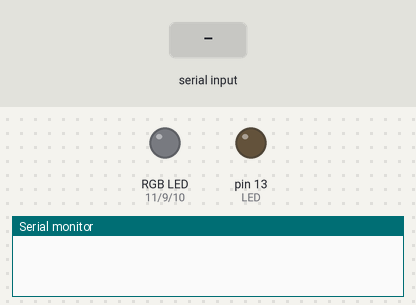
Recording of a sketch running on a simulated Arduino Uno, built with avr-gcc and run on an emulated ATmega328P. On the bench: an RGB LED mixed from three pins (HIGH = lit), output pins drawn as LEDs (lit = HIGH), the last lines printed to the serial monitor. The test bench sets the inputs (shaded band).

Above: at 1.2 s.
1.3 s: "1" received over Serial
At 2.5 s:
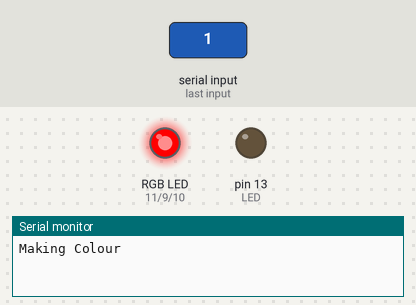
2.8 s: "2" received over Serial
At 3.6 s:
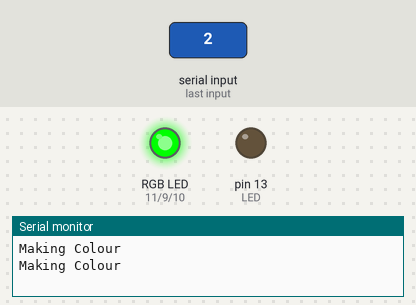
4.3 s: "3" received over Serial
At 4.8 s:
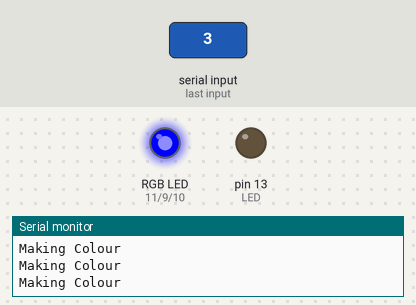
5.8 s: "5" received over Serial
At 7.0 s:
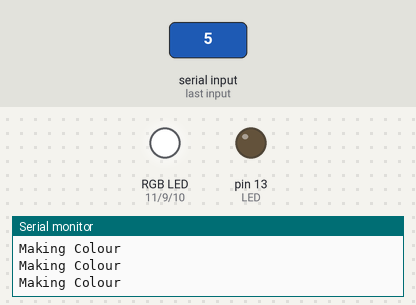
7.3 s: "4" received over Serial
At 8.2 s:
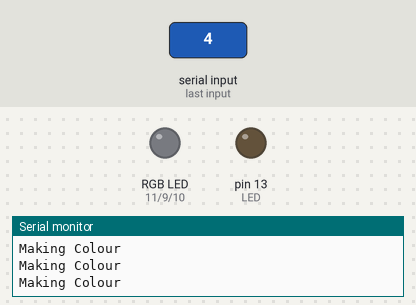
Timing chart, 0 to 9.8 s (numbered marks = the images above; inputs shaded):
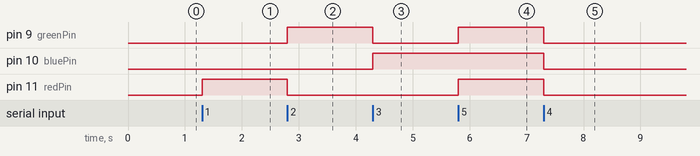

Measured:
- after the input at 1.3 s, pin 11 (redPin): LOW → HIGH at once
- after the input at 2.8 s, pin 9 (greenPin): LOW → HIGH at once; pin 11 (redPin): HIGH → LOW at once
- after the input at 4.3 s, pin 9 (greenPin): HIGH → LOW at once; pin 10 (bluePin): LOW → HIGH at once
- after the input at 5.8 s, pin 9 (greenPin), pin 11 (redPin): LOW → HIGH at once
- after the input at 7.3 s, pin 9 (greenPin), pin 10 (bluePin), pin 11 (redPin): HIGH → LOW at once

The sketch:

thunkduinoRGB_v2.ino
```cpp
//variable for Serial input
int input = 0;

//Pins for LEDs
const int LED = 13;
const int redPin = 11;
const int greenPin = 9;
const int bluePin = 10;

void setup() {
  //Start the serial monitor at 9600 baud
  Serial.begin(9600);

  //Declare the LEDs to be outputs
  pinMode(LED, OUTPUT);
  pinMode(redPin, OUTPUT);
  pinMode(greenPin, OUTPUT);
  pinMode(bluePin, OUTPUT);
}

void loop() {
  //check if there's incoming data,
  if(Serial.available() > 0){
    //if so, then read the incoming data.
    input = Serial.read();

    //make different colours depending on the input value
    if(input == '1'){
      make_colour(255,0,0);
    }
    else if(input == '2' ){
      make_colour(0,255,0);
    }
    else if(input == '3' ){
      make_colour(0,0,255);
    }
    else if(input == '4' ){
      make_colour(0,0,0);
    }
    else if(input == '5' ){
      make_colour(255,255,255);
    }
  }
}

void make_colour(int r, int g, int b){
  //just for testing
  Serial.println("Making Colour");

  //sets the duty cycle for each pin
  analogWrite(redPin, r);
  analogWrite(greenPin, g);
  analogWrite(bluePin, b);
}
```
